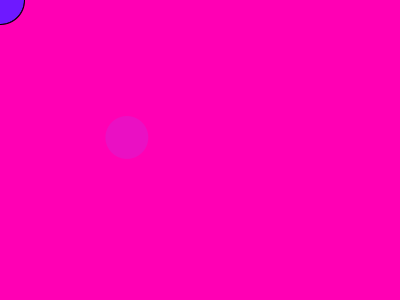
Frame 1 (no input)
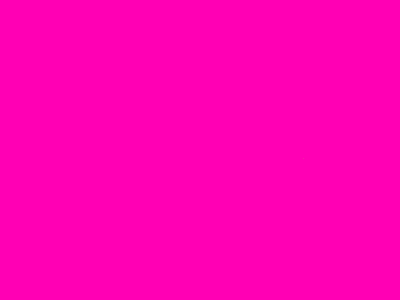
Frame 60 (the mouse pressed at the canvas centre just before this capture)
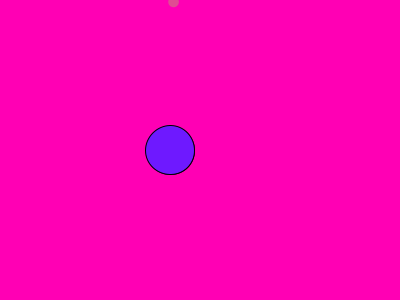
Frame 120 (the mouse held since frame 60 and released just before this capture)

The Processing sketch that drew these frames (run headless with seeded random() and noise(); from frame 60 on, the mouse is pressed at the canvas centre):

// Processing sketch: processing_26646
// ── processing_26646.pde


  // Two snake objects (this would be better as an array!)
Snake s0;
Snake s1;

void setup() {
  size(400,300);
  smooth();
  // Initialize
  s0 = new Snake(50);
  //s1 = new Snake(25);
}

void draw() {
  background(280,0,180,150);
  
float r = 100;
float g = 150;
float b = 200;
float a = 200;

float diam = 50;
float x = 100;
float y = 100; 
  
  
   //Fill all variables with random values
  r= random (255);
  g= random (255);
  b= random (255);
  a= random (255);
  diam = random (50);
  x = random (width);
  y = random(height);
  
  //Use values to draw an ellipse
  noStroke ();
  fill (r,g,b,a);
  ellipse (x,y,diam,diam);
  
  // Update and display
  s0.update(mouseX-30,mouseY);
  s0.display();

  // Update and display
 // s1.update(mouseX+30,mouseY);
//s1.display();  
}


class Snake {
  // x and y positions
  int[] xpos;
  int[] ypos;

  // The constructor determines the length of the snake
  Snake(int n) {
    xpos = new int[n];
    ypos = new int[n];
  }

  void update(int newX, int newY) {
    // Shift all elements down one spot. 
    // xpos[0] = xpos[1], xpos[1] = xpos = [2], and so on. Stop at the second to last element.
    for (int i = 0; i < xpos.length-1; i ++ ) {
      xpos[i] = xpos[i+1]; 
      ypos[i] = ypos[i+1];
    }

    // Update the last spot in the array with the mouse location.
    xpos[xpos.length-1] = newX; 
    ypos[ypos.length-1] = newY;
  }

  void display() {
    // Draw everything
    for (int i = 0; i < xpos.length; i ++ ) {
      // Draw an ellipse for each element in the arrays. 
      // Color and size are tied to the loop's counter: i.
      stroke(0);
      fill(110,25,280);
      ellipse(xpos[i],ypos[i],i,i); 
    }

  }

}
